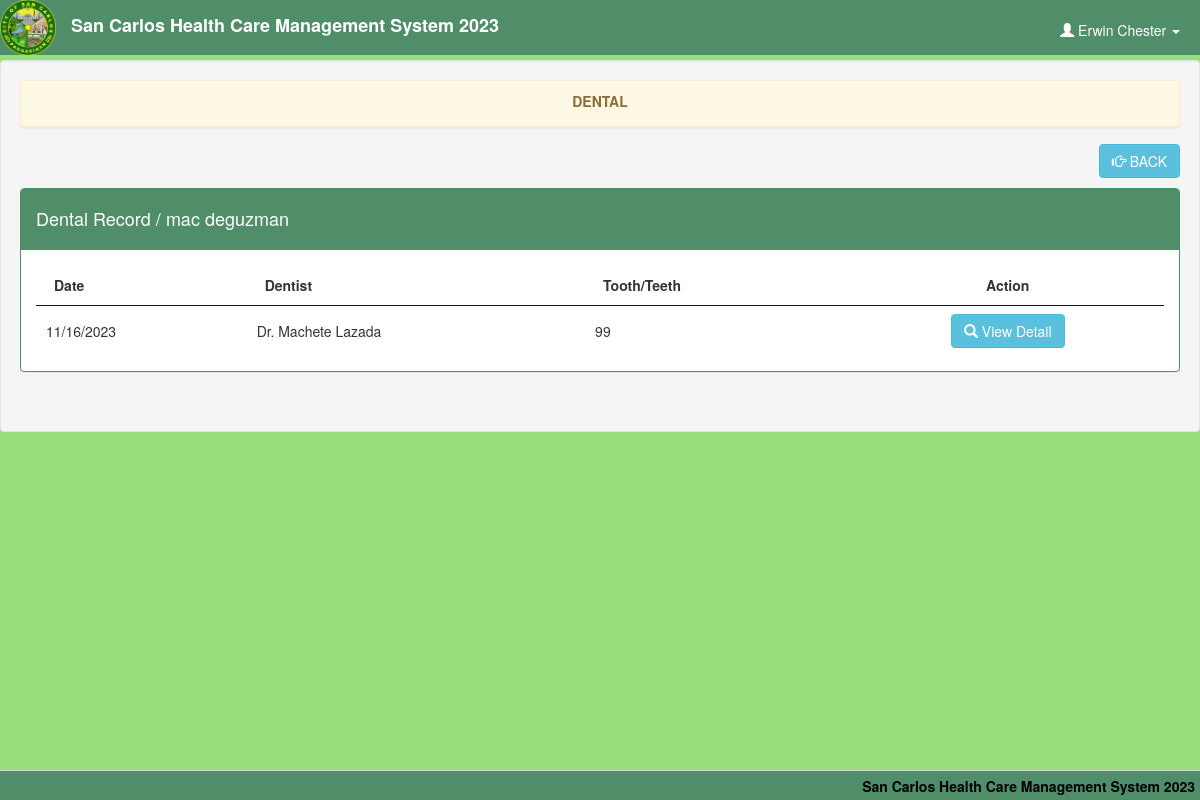
The app's page /dental_record.php (signed in) with its own data.
### tables this page shows
CREATE TABLE `user` (
  `user_id` int(11) NOT NULL,
  `username` varchar(20) NOT NULL,
  `password` varchar(12) NOT NULL,
  `firstname` varchar(20) NOT NULL,
  `middlename` varchar(20) NOT NULL,
  `lastname` varchar(20) NOT NULL,
  `section` varchar(20) NOT NULL
);

CREATE TABLE `dental` (
  `dental_no` int(11) NOT NULL,
  `date` date NOT NULL,
  `dentist` varchar(30) NOT NULL,
  `tooth` int(3) NOT NULL,
  `itr_no` varchar(11) NOT NULL,
  `user_id` int(11) NOT NULL,
  `month` varchar(10) NOT NULL,
  `year` varchar(10) NOT NULL
);

CREATE TABLE `itr` (
  `itr_no` varchar(4) NOT NULL,
  `family_no` varchar(6) NOT NULL,
  `phil_health_no` varchar(11) NOT NULL,
  `firstname` varchar(20) NOT NULL,
  `middlename` varchar(20) NOT NULL,
  `lastname` varchar(20) NOT NULL,
  `birthdate` varchar(20) NOT NULL,
  `age` int(3) NOT NULL,
  `address` varchar(30) NOT NULL,
  `civil_status` varchar(10) NOT NULL,
  `gender` varchar(10) NOT NULL,
  `BP` varchar(10) NOT NULL,
  `TEMP` varchar(10) NOT NULL,
  `PR` varchar(10) NOT NULL,
  `RR` varchar(10) NOT NULL,
  `WT` varchar(10) NOT NULL,
  `HT` varchar(10) NOT NULL
);

### dental_record.php (the view, shortened to what this page needs)
<!DOCTYPE html>
<?php
	$conn = new mysqli("localhost", "root", "", "hcpms") or die(mysqli_error());
	$query = $conn->query("SELECT * FROM `user` WHERE `user_id` = '$_SESSION[user_id]'") or die(mysqli_error());
	$fetch = $query->fetch_array();
?>
<html lang = "en">
	<head>
		<link rel = "stylesheet" type = "text/css" href = "css/bootstrap.css" />
		<link rel = "stylesheet" type = "text/css" href = "css/jquery.dataTables.css" />
		<link rel = "stylesheet" type = "text/css" href = "css/customize.css" />
	</head>
	<body>
	<div class = "navbar navbar-default navbar-fixed-top">
		<img src = "images/hc.png" style = "float:left;" height = "55px" /><label class = "navbar-brand">San Carlos Health Care Management System 2023</label>
		<ul class = "nav navbar-right">
				<li class = "dropdown">
					<a class = "user dropdown-toggle" data-toggle = "dropdown" href = "#">
						<span class = "glyphicon glyphicon-user"></span>
						<?php echo $fetch['firstname']." ".$fetch['lastname'] ?>
						<b class = "caret"></b>
					</a>
				</li>
			</ul>
	</div>
	<br />
	<br />
	<br />
	<div class = "well">
		<div class = "panel panel-warning">
			<div class = "panel-heading">
				<center><label>DENTAL</label></center>
			</div>
		</div>
		<a style = "float:right; margin-top:-4px;" href = "view_dental_record.php?itr_no=<?php echo $_GET['itr_no']?>" class = "btn btn-info"><span class = "glyphicon glyphicon-hand-right"></span> BACK</a>
		<br />
		<br />
		<div class = "panel panel-primary">
			<?php
				$q1 = $conn->query("SELECT * FROM `dental` NATURAL JOIN `itr` WHERE `itr_no` = '$_GET[itr_no]'") or die(mysqli_error());
				$f1 = $q1->fetch_array();
			?>
			<div class = "panel-heading">
				<h4>Dental Record / <?php echo $f1['firstname']." ".$f1['lastname']?></h4>
			</div>
			<div class = "panel-body">
				<table id = "table" cellspacing = "0" class = "display">
			<thead>
				<tr>
					<th>Date</th>
					<th>Dentist</th>
					<th>Tooth/Teeth</th>
					<th><center>Action</center></th>
				</tr>
			</thead>
			<tbody>
			<?php
				$conn = new mysqli("localhost", "root", "", "hcpms") or die(mysqli_error());
				$q = $conn->query("SELECT * FROM `dental` NATURAL JOIN `itr` WHERE `itr_no` = '$_GET[itr_no]' ORDER BY `date` DESC") or die(mysqli_error());
				while($f = $q->fetch_array()){
			?>
				<tr>
					<td><?php echo date("m/d/Y", strtotime($f['date']))?></td>
					<td><?php echo $f['dentist']?></td>
					<td><?php echo $f['tooth']?></td>
					<td><center><a class = "btn btn-info" href = "dental_form.php?itr_no=<?php echo $f['itr_no']?>&dental_no=<?php echo $f['dental_no']?>"><span class = "glyphicon glyphicon-search"></span> View Detail</a><center></td>
				</tr>
			<?php
				}
			?>
			</tbody>
		</table>
			</div>
		</div>
		<br />
	</div>
	<div id = "footer">
		<label class = "footer-title">San Carlos Health Care Management System 2023</label>
	</div>
	</body>
</html>

### css/customize.css (style rules this page uses)
html, body { height:100%; }
#footer { height:30px; width:100%; background-color: #508D69; background-repeat: no-repeat; filter: none; border: 1px solid #D5D5D5; position: fixed; right: 0; left: 0; z-index: 1030; bottom: 0; border-width: 1px 0 0; }
.user { color:#fff; margin-top:10px; margin-right:20px; }
.footer-title { margin-top:5px; color: #000; margin-right:5px; float:right; font-family:Helvetica Neue; }

### dental_record.php (style rules this page uses)
body { background-color: #9ADE7B; }
.navbar-default { background-color: #508D69; border-color: #9ADE7B; }
.navbar-default .navbar-brand { color: #ffffff; }

### records on screen
user: firstname "Erwin", lastname "Chester"
dental: itr.firstname "mac", itr.lastname "deguzman", date "11/16/2023", dentist "Dr. Machete Lazada", tooth "99"
